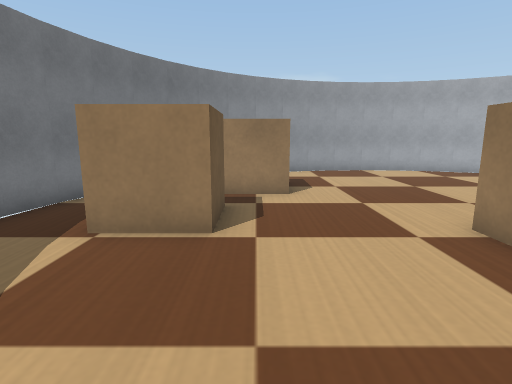
[1] (above)

15 first-person views from a walk through a world built for the Webots simulator. The camera is 0.15 m above the floor, tilts 10° down and sees 80° across. The floor is counted in squares, 0.1 m on a side. Each view is taken from the middle of a square. On the plan, view 1 faces up. The plan holds only what a view shows up to about 15 squares ahead; the rest is blank. The robots in the file are not drawn. Simple shapes and patterns stand in for the simulator's stock objects.

[2]
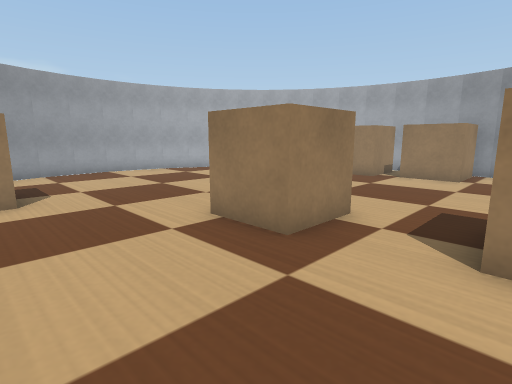

[3]
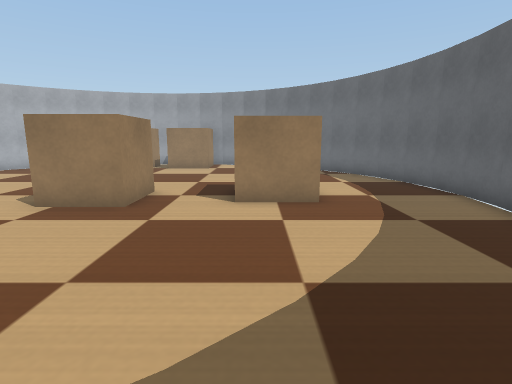

[4]
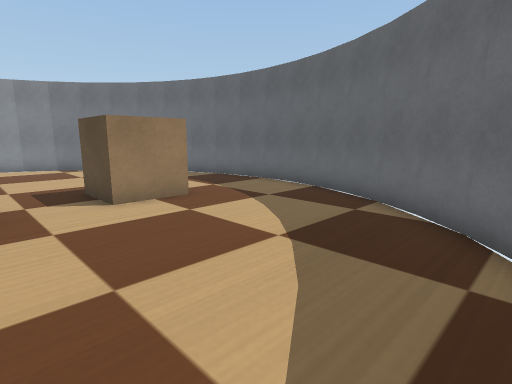

[5]
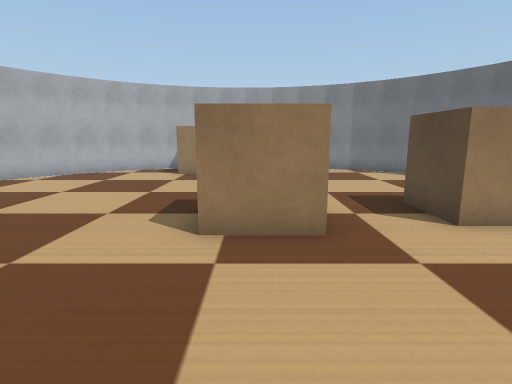

[6]
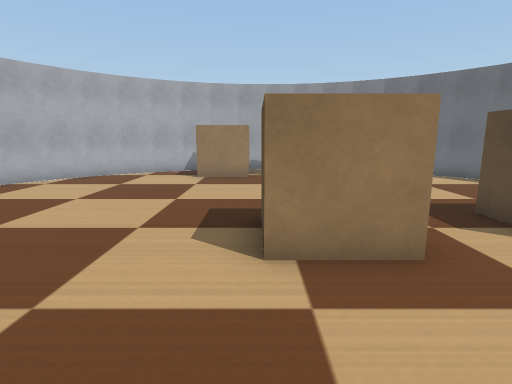

[7]
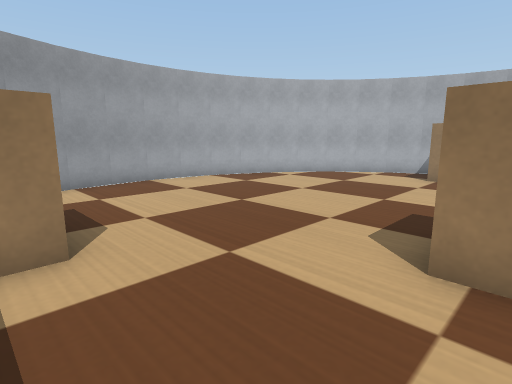

[8]
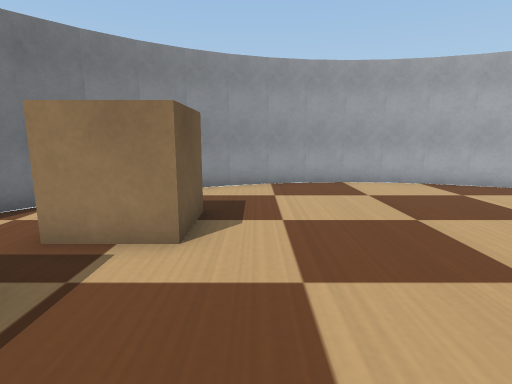

[9]
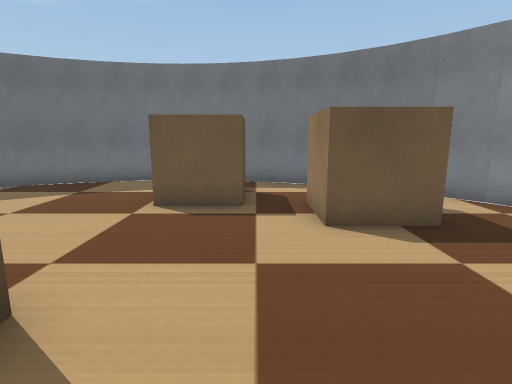

[10]
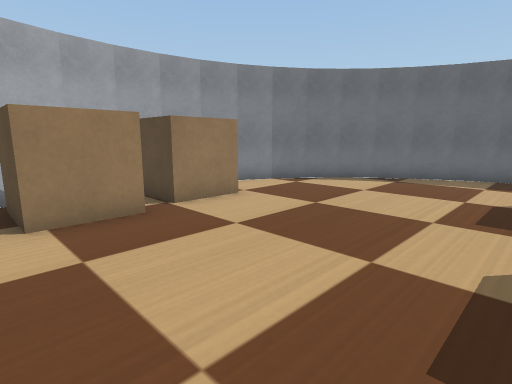

[11]
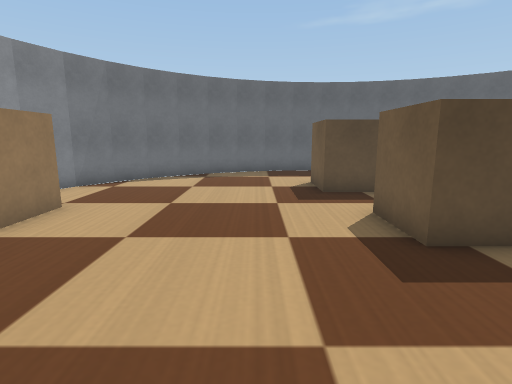

[12]
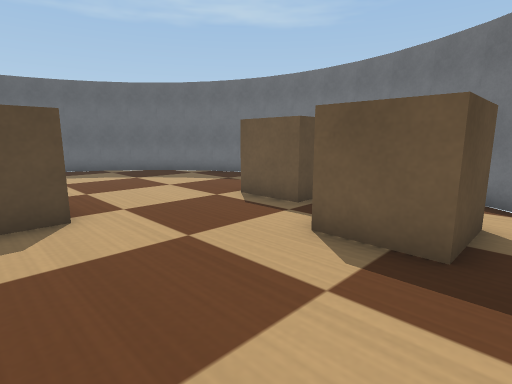

[13]
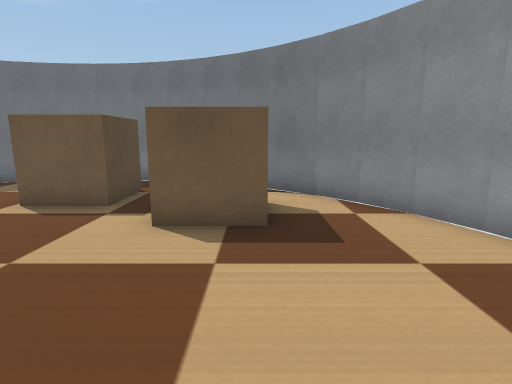

[14]
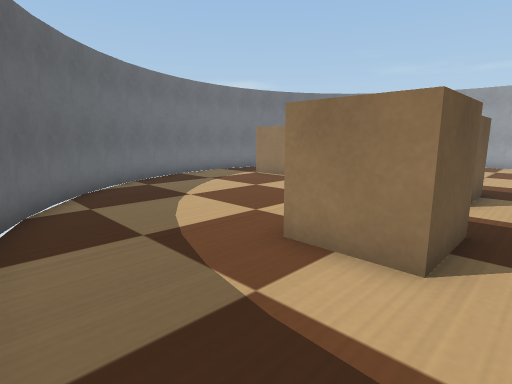

[15]
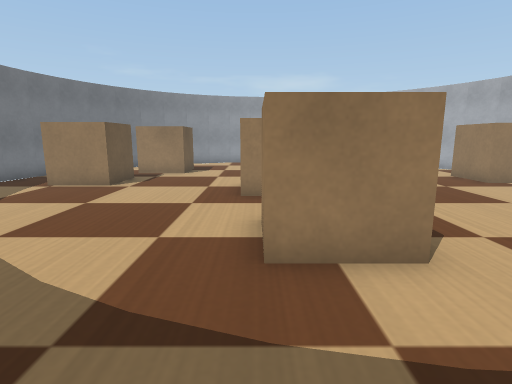

### Floor plan
Points are (right, up) in squares from view 1. A wall is a line through its corners. A room is listed if a view was taken in it or the views show most of it. See-through windows are left out.
Room 1 (views 1, 2, 3, 4, 5, 6, 7, 8, 9, 10, 11, 12, 13, 14, 15)
walls: (7.7, 14.1) (6.2, 14.4); (5, 14.5) (3.7, 14.4) (2.4, 14.1); (6.4, 14.4) (4.9, 14.5); (2.5, 14.2) (1.1, 13.7); (8.9, 13.7) (7.5, 14.2); (1.3, 13.8) (-0.1, 13.1); (0, 13.2) (-1.1, 12.4); (10, 13.2) (8.8, 13.8); (-1, 12.5) (-2.1, 11.5); (-2, 11.6) (-3, 10.6); (12.1, 11.5) (11, 12.5); (11.2, 12.4) (9.9, 13.2); (13, 10.5) (12, 11.6); (-2.9, 10.7) (-3.7, 9.4); (-3.6, 9.6) (-4.3, 8.3); (-4.2, 8.3) (-4.7, 7); (13.7, 9.5) (12.9, 10.6); (-4.6, 7.1) (-4.9, 5.8) (-5, 4.4); (14.3, 8.2) (13.6, 9.6); (14.7, 7) (14.2, 8.3); (14.9, 5.7) (14.6, 7.2); (-5, 4.5) (-4.9, 3.1); (15, 4.4) (14.9, 5.8); (-4.9, 3.3) (-4.6, 1.8); (14.9, 3.1) (15, 4.5); (-4.7, 1.9) (-4.2, 0.6); (14.2, 0.6) (14.7, 1.9) (14.9, 3.3); (-4.3, 0.7) (-3.7, -0.5) (-2.9, -1.6); (13.6, -0.6) (14.3, 0.8); (-3, -1.5) (-2, -2.7); (-2.1, -2.5) (-1, -3.5); (12.9, -1.7) (13.7, -0.4); (0, -4.1) (1.2, -4.7); (11, -3.5) (12.1, -2.6) (13, -1.6); (9.9, -4.2) (11.1, -3.4); (-1.2, -3.4) (0.1, -4.2); (1.1, -4.7) (2.4, -5.2); (3.6, -5.4) (5.1, -5.5); (5, -5.5) (6.3, -5.4) (7.6, -5.2); (7.5, -5.2) (8.9, -4.7); (8.8, -4.8) (10, -4.2); (2.3, -5.2) (3.8, -5.4)
objects: cardboard box (-2, 5) to (-1, 6); cardboard box (-1, 8) to (1, 10); cardboard box (4, -1) to (6, 0); cardboard box (4, 3) to (5, 5); cardboard box (12, 6) to (14, 7); cardboard box (13, 3) to (14, 4)

Positions as (right, up) in squares from view 1, and headings:
1: (0, 0), facing up
2: (0, 0), facing up-right
3: (-3, 0), facing right
4: (-3, 3), facing down-right
5: (-1, 4), facing right
6: (0, 5), facing right
7: (0, 4), facing up-right
8: (2, 4), facing up
9: (6, 7), facing left
10: (6, 8), facing down-right
11: (8, 9), facing down
12: (5, 11), facing down-left
13: (6, 10), facing left
14: (7, -5), facing up-left
15: (4, -5), facing up
